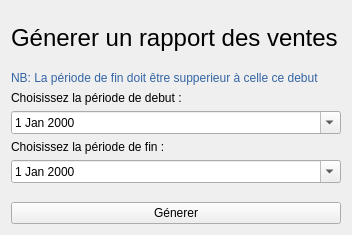
<?xml version="1.0" encoding="UTF-8"?>
<ui version="4.0">
 <class>SellingRapportWidget</class>
 <widget class="QWidget" name="SellingRapportWidget">
  <property name="geometry">
   <rect>
    <x>0</x>
    <y>0</y>
    <width>352</width>
    <height>235</height>
   </rect>
  </property>
  <property name="windowTitle">
   <string>Rapport de ventes</string>
  </property>
  <layout class="QVBoxLayout" name="verticalLayout_2">
   <item>
    <layout class="QVBoxLayout" name="verticalLayout">
     <item>
      <spacer name="verticalSpacer_3">
       <property name="orientation">
        <enum>Qt::Vertical</enum>
       </property>
       <property name="sizeHint" stdset="0">
        <size>
         <width>20</width>
         <height>40</height>
        </size>
       </property>
      </spacer>
     </item>
     <item>
      <widget class="QLabel" name="label">
       <property name="font">
        <font>
         <pointsize>18</pointsize>
        </font>
       </property>
       <property name="styleSheet">
        <string notr="true">text-align: 'center';</string>
       </property>
       <property name="text">
        <string>Génerer un rapport des ventes</string>
       </property>
      </widget>
     </item>
     <item>
      <spacer name="verticalSpacer">
       <property name="orientation">
        <enum>Qt::Vertical</enum>
       </property>
       <property name="sizeHint" stdset="0">
        <size>
         <width>20</width>
         <height>40</height>
        </size>
       </property>
      </spacer>
     </item>
     <item>
      <widget class="QLabel" name="label_4">
       <property name="styleSheet">
        <string notr="true">color: rgb(52, 101, 164);</string>
       </property>
       <property name="text">
        <string>NB: La période de fin doit être supperieur à celle ce debut</string>
       </property>
       <property name="wordWrap">
        <bool>true</bool>
       </property>
      </widget>
     </item>
     <item>
      <widget class="QLabel" name="label_2">
       <property name="text">
        <string>Choisissez la période de debut :</string>
       </property>
      </widget>
     </item>
     <item>
      <widget class="QDateEdit" name="dateEditStartPeriod">
       <property name="calendarPopup">
        <bool>true</bool>
       </property>
      </widget>
     </item>
     <item>
      <widget class="QLabel" name="label_3">
       <property name="text">
        <string>Choisissez la période de fin :</string>
       </property>
      </widget>
     </item>
     <item>
      <widget class="QDateEdit" name="dateEditEndPeriod">
       <property name="calendarPopup">
        <bool>true</bool>
       </property>
      </widget>
     </item>
     <item>
      <spacer name="verticalSpacer_2">
       <property name="orientation">
        <enum>Qt::Vertical</enum>
       </property>
       <property name="sizeHint" stdset="0">
        <size>
         <width>20</width>
         <height>40</height>
        </size>
       </property>
      </spacer>
     </item>
     <item>
      <widget class="QPushButton" name="pushButtonGenerate">
       <property name="text">
        <string>Génerer</string>
       </property>
      </widget>
     </item>
    </layout>
   </item>
  </layout>
 </widget>
 <resources/>
 <connections/>
</ui>
